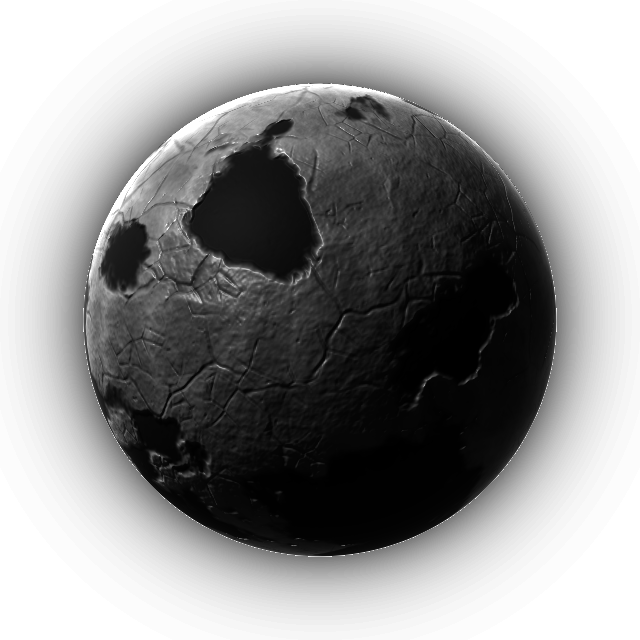
#> input picture docs/planet/fallback.png, 640 x 640 px
$ python make_splash.py
#> lines starting #> are read from the running program, lines starting #| are printed output that depends on the picture
#!/usr/bin/env python3
"""Render the launch screens ("splash") of the iPhone home-screen app.

While the app opens, iOS shows a startup image instead of a white page. Without one, every
launch starts with a white flash. This draws one image per iPhone screen size, in both orientations
and both system appearances (the same dark screen for both: the app has one dark design), and writes
the <link> tags into docs/index.html:

    python3 tools/make_splash.py

Outputs: docs/splash/<p|l>-<width>x<height>-<dark|light>.png and the block between the
"splash:start" and "splash:end" comments in docs/index.html.

iOS reads these images when the app is added to the Home Screen: after a change, remove the icon
and add it again. (It can only follow the system appearance, not the theme chosen inside the app.)
"""
from __future__ import annotations

import re
from pathlib import Path

from PIL import Image

from make_art import BG, DOCS

PLANET = DOCS / "planet" / "fallback.png"     # drawn by tools/make_art.py

# (CSS width, CSS height, pixel ratio) of the iPhones that can run the app, portrait.
DEVICES = [
    (375, 667, 2),    # SE (2nd, 3rd gen), 8
    (414, 736, 3),    # 8 Plus
    (375, 812, 3),    # X, XS, 11 Pro, 12 mini, 13 mini
    (414, 896, 2),    # XR, 11
    (414, 896, 3),    # XS Max, 11 Pro Max
    (390, 844, 3),    # 12, 12 Pro, 13, 13 Pro, 14
    (428, 926, 3),    # 12 Pro Max, 13 Pro Max, 14 Plus
    (393, 852, 3),    # 14 Pro, 15, 15 Pro, 16
    (430, 932, 3),    # 14 Pro Max, 15 Plus, 15 Pro Max, 16 Plus
    (402, 874, 3),    # 16 Pro, 17, 17 Pro
    (420, 912, 3),    # Air
    (440, 956, 3),    # 16 Pro Max, 17 Pro Max
]


def render(width: int, height: int, scheme: str) -> Image.Image:
    """The dark screen of the app with its planet in the middle (both appearances: the app has one dark design)."""
#> called with width = 750, height = 1334, scheme = 'dark'
    img = Image.new("RGB", (width, height), BG)
#> img: PIL image 750x1334 RGB; every value is 10
    size = int(min(width, height) * 0.32)
    planet = Image.open(PLANET).convert("RGBA").resize((size, size), Image.LANCZOS)
    img.paste(planet, ((width - size) // 2, int(height * 0.47 - size / 2)), planet)
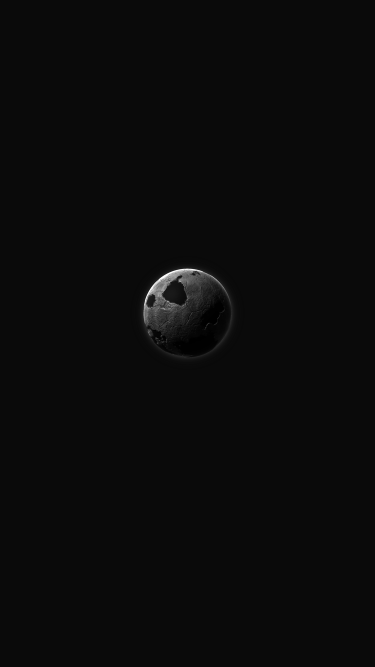
#> img: PIL image 750x1334 RGB (shown at 1/2 size); min 0, max 255, mean 10.9
    return img


def tag(w: int, h: int, dpr: int, orient: str, scheme: str, name: str) -> str:
    media = (f"(device-width: {w}px) and (device-height: {h}px) and (-webkit-device-pixel-ratio: {dpr}) "
             f"and (orientation: {orient}) and (prefers-color-scheme: {scheme})")
    return f'<link rel="apple-touch-startup-image" media="{media}" href="./splash/{name}">'


def main() -> None:
    out = DOCS / "splash"
    out.mkdir(exist_ok=True)
    for old in out.glob("*.png"):
        old.unlink()
    tags, total = [], 0
    for w, h, dpr in DEVICES:
        pw, ph = w * dpr, h * dpr
        # iOS keeps device-width/height at the portrait values in landscape; only the image is turned.
        for orient, (iw, ih) in (("portrait", (pw, ph)), ("landscape", (ph, pw))):
            for scheme in ("dark", "light"):
                name = f"{orient[0]}-{iw}x{ih}-{scheme}.png"
                # A flat colour with one small mark: a palette keeps each file to a few KB.
                img = render(iw, ih, scheme).quantize(colors=40, method=Image.Quantize.MEDIANCUT, dither=Image.Dither.NONE)
#> img: PIL image 750x1334 P
                img.save(out / name, "PNG", optimize=True)
                with Image.open(out / name) as check:
                    check.load()
                total += (out / name).stat().st_size
                tags.append(tag(w, h, dpr, orient, scheme, name))
    block = "<!-- splash:start (written by tools/make_splash.py) -->\n" + "\n".join(tags) + "\n<!-- splash:end -->"
    page = DOCS / "index.html"
#> (the run stopped early here; a loop or call above may not have finished)
